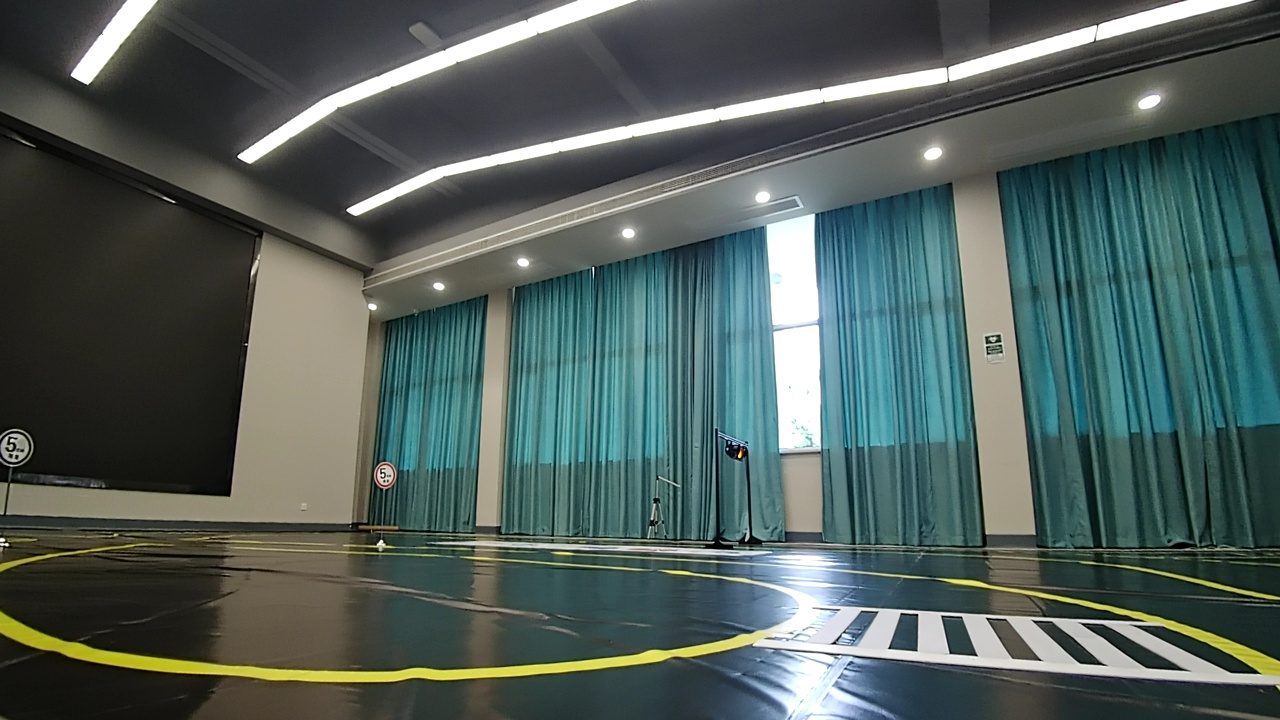
#> input picture laneDetect/video/real.jpg, 1280 x 720 px
$ python search_hsv_range.py
#> lines starting #> are read from the running program, lines starting #| are printed output that depends on the picture; after the words box and inside, x2 and y2 are one past the last pixel; in counts of white or black regions, pixels touching at a corner belong together
#!/usr/bin/env python
# -*- coding: UTF-8 -*-
"""
搜索用 cv2.inRange 选取颜色范围的最佳参数
"""

import numpy as np
from pathlib import Path

BASE_DIR = Path(__file__).resolve().parent
import cv2

img = cv2.imread(str(BASE_DIR/'video/real.jpg'), cv2.IMREAD_COLOR)
#> img is the input picture: shape (720, 1280, 3); mean B, G, R 90.5, 94.8, 80.1
img_hsv = cv2.cvtColor(img, cv2.COLOR_BGR2HSV)  # 将BGR图像转换为HSV格式
#> img_hsv: shape (720, 1280, 3); mean H, S, V 66.1, 68.1, 98.2


idx = 0
hsv_name  = ['hl', 'sl', 'vl', 'hh', 'sh', 'vh']
hsv_range = [24, 85, 73, 74, 255, 255]
while True:
    lower_color = np.array(hsv_range[:3])  # 分别对应着HSV中的最小值
    upper_color = np.array(hsv_range[3:])  # 分别对应着HSV中的最大值
    cv2.imshow('origin', img)

    mask = cv2.inRange(img_hsv, lower_color, upper_color)  # inrange函数将根据最小最大HSV值检测出自己想要的颜色部分
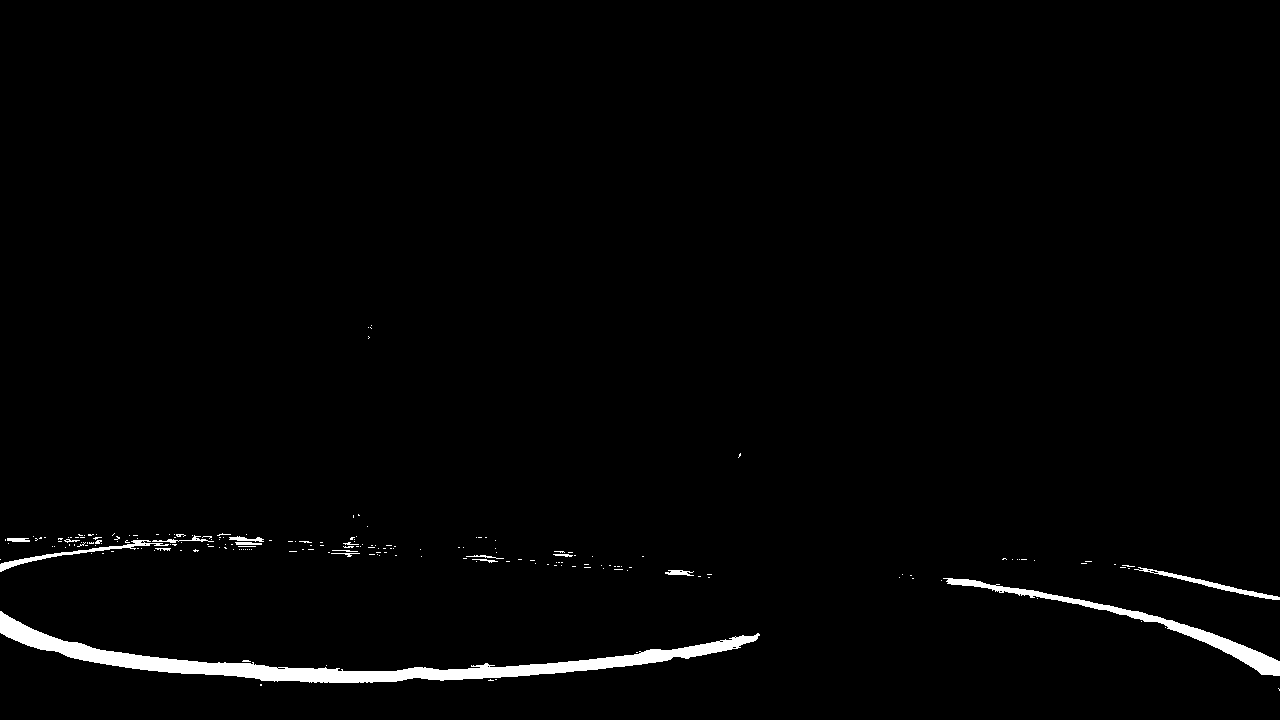
#> mask: shape (720, 1280); 1.7% white; 205 white regions (187 under 20 px), largest, box (x1, y1, x2, y2) and area: (0, 611, 760, 683) 9662, (943, 578, 1280, 676) 2937, (0, 540, 169, 572) 666
    font = cv2.FONT_HERSHEY_SIMPLEX
    text = "hsv low : {:d}, {:d}, {:d} | high: {:d}, {:d}, {:d} ".format(*hsv_range)
    text1 = 'push "j" or "k" to change: ' + hsv_name[idx]
    cv2.putText(mask, text, (100, 50), font, 1, 255, 2)
    cv2.putText(mask, text1, (100, 100), font, 1, 255, 2)
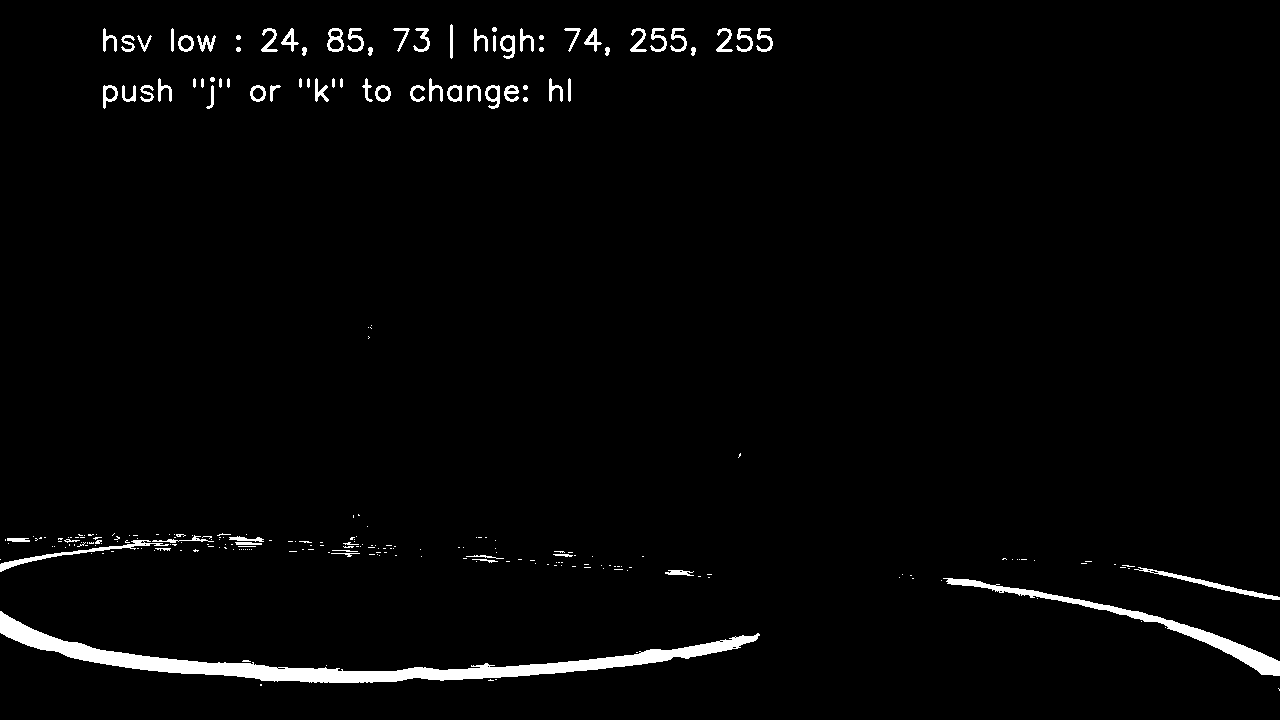
#> mask: shape (720, 1280); 2.3% white; 268 white regions (187 under 20 px), largest, box (x1, y1, x2, y2) and area: (0, 611, 760, 683) 9662, (943, 578, 1280, 676) 2937, (0, 540, 169, 572) 666
    cv2.imshow("mask", mask)  # 通过imshow显示
    c = cv2.waitKey(0)  # 等待键盘按下按键退出
#> (key Esc is pressed here)
    if c == 27: # 按下esc退出
        print(lower_color, upper_color)
        break
    if c in [ord('1'), ord('2'), ord('3'), ord('4'), ord('5'), ord('6')]: # 更改那个变量
        idx = int(chr(c)) - 1
        print(f'Change {hsv_name[idx]}')
    if c in [ord('j'), ord('j')]:
        hsv_range[idx] = min(hsv_range[idx]+1, 255)
    if c in [ord('k'), ord('K')]:
        hsv_range[idx] = max(hsv_range[idx]-1, 0)
